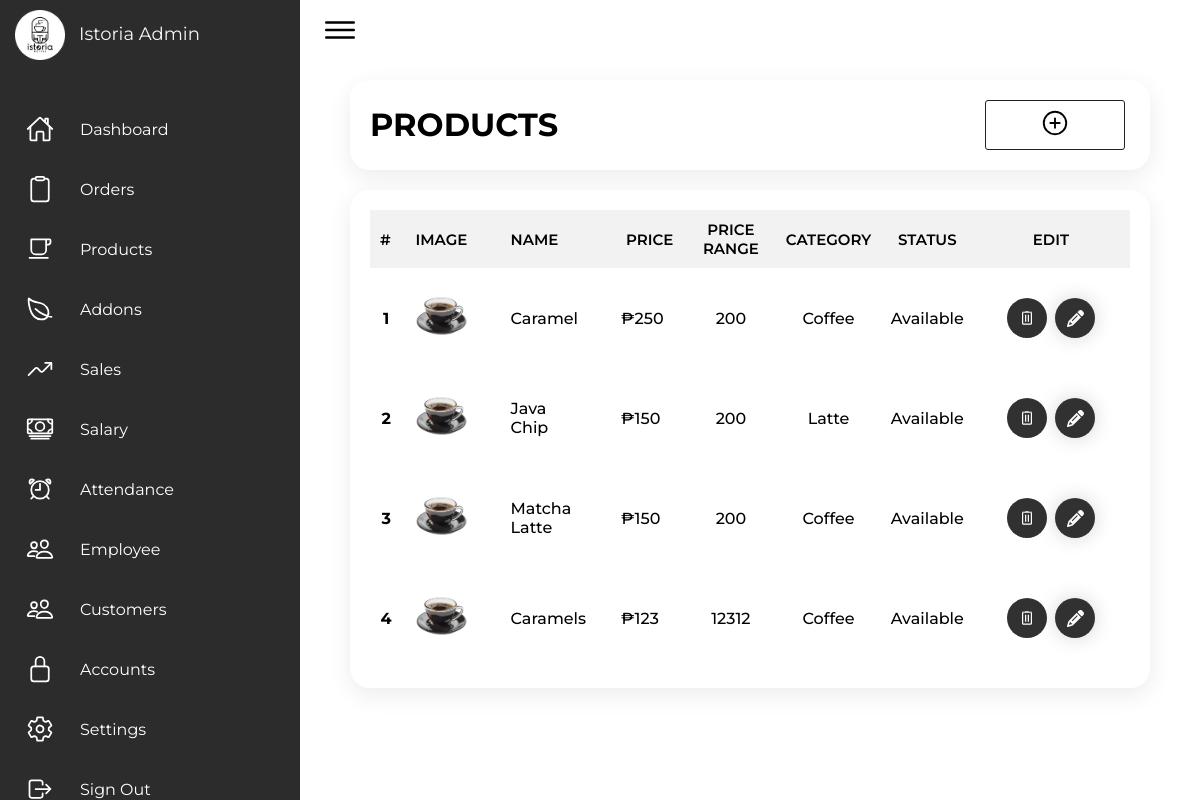
/Admin/admin_products.php (signed in), run on the app's committed database.
### tables this page shows
CREATE TABLE `products` (
  `id` int(255) NOT NULL,
  `name` varchar(25) NOT NULL,
  `price` int(255) NOT NULL,
  `price_range` varchar(255) NOT NULL,
  `image` mediumtext NOT NULL,
  `category` varchar(255) NOT NULL,
  `status` varchar(255) NOT NULL DEFAULT 'available'
);

### Admin/admin_products.php (the view, shortened to what this page needs)
<?php
  include '../connection.php';
?>
  <!DOCTYPE html>
<html lang="en">
  <head>
    <link rel="stylesheet" href="../Src/Styles/style_admin.css" />
  </head>
  <body>
    <div class="container">
      <?php include 'sidenav.php' ?>
      <div class="main">
        <div class="topbar">
          <div class="toggle">
            <ion-icon name="menu-outline"></ion-icon>
          </div>
        </div>
        <div class="container-box">
          <div class="addmenu employee-title" >
            <h1 class="titles">PRODUCTS</h1>
            <a class="addbutton" href="admin_products_add.php">
              <span class="addbtn">
              <ion-icon name="add-circle-outline"></ion-icon>
              </span>
            </a>
          </div>
        </div>
        <div class="container-box">
          <section class="products-section">
            <table class="products-table">
              <thead>
                <tr>
                  <th>#</th>
                  <th>Image</th>
                  <th>Name</th>
                  <th>Price</th>
                  <th>Price Range</th>
                  <th>Category</th>
                  <th>Status</th>
                  <th>Edit</th>
                </tr>
              </thead>
              <tbody>
              <?php
                $select_prodcuts = mysqli_query($conn, "SELECT * FROM `products` ORDER BY status ASC ") or die ('query failed');
                $count = 0;
                if(mysqli_num_rows($select_prodcuts)>0){
                    while($fetch_products = mysqli_fetch_assoc($select_prodcuts)){
                      $count++;
                ?>
                <tr>
                  <td><?php echo $count; ?></td></td>
                  <td><img src="../assets/products/<?php echo $fetch_products['image']; ?>" width="80%" /></td>
                  <td><?php echo $fetch_products['name']; ?></td>
                  <td>₱<?php echo $fetch_products['price']; ?></td>
                  <td><?php echo $fetch_products['price_range']; ?></td>
                  <td><?php echo $fetch_products['category']; ?></td>
                  <td><?php echo $fetch_products['status']; ?></td>
                  <td>
                    <form method="post" class="products-edit">
                    <a class="bin-button" name="delete" href="admin_products.php?delete=<?php echo $fetch_products['id']; ?>" class="btn delete" onclick="return confirm('Delete this product?')">
                      <svg
                        xmlns="http://www.w3.org/2000/svg"
                        fill="none"
                        viewBox="0 0 39 7"
                        class="bin-top"
                      >
                        <line
                          stroke-width="4"
                          stroke="white"
                          y2="5"
                          x2="39"
                          y1="5"
                        ></line>
                        <line
                          stroke-width="3"
                          stroke="white"
                          y2="1.5"
                          x2="26.0357"
                          y1="1.5"
                          x1="12"
                        ></line>
                      </svg>
                      </a>
                    <a href="admin_products_edit.php?edit=<?php echo $fetch_products['id']; ?>" class="edit-button" name="edit">
                      </a></form>
                  </td>
                </tr>
                <?php
                    }
                    }
                    ?>
              </tbody>
            </table>
          </section>
        </div>
      </div>
    </div>
  </body>
</html>

### Src/Styles/style_admin.css (style rules this page uses)
* { font-family: "Montserrat", sans-serif; margin: 0; padding: 0; box-sizing: border-box; }
:root { --gray: #2c2c2c; --white: #fff; --white2: #f5f5f5; --black1: #222; --black2: #999; }
.main { position: absolute; width: calc(100% - 300px); left: 300px; min-height: 100vh; transition: 0.5s; }
.topbar { width: 100%; height: 60px; display: flex; justify-content: space-between; align-items: center; padding: 0 10px; }
.toggle { position: relative; width: 60px; height: 60px; display: flex; justify-content: center; align-items: center; font-size: 2.5rem; cursor: pointer; }
.container-box { margin: 20px 50px; grid-gap: 30px; position: relative; display: grid; background: var(--white); padding: 20px; box-shadow: 0 7px 25px rgba(0, 0, 0, 0.08); border-radius: 20px; }
.products-table { width: 100%; border-collapse: collapse; }
.products-table thead { background-color: #f2f2f2; position: sticky; top: 0; }
.products-table thead tr th { text-transform: uppercase; padding: 10px 10px; font-size: 15px; font-weight: 600; text-align: start; }
.products-table { width: 100%; text-transform: capitalize; }
.products-table tbody tr td { padding: 0px 5px; font-weight: 500; }
.products-table tbody tr td:first-child { width: 50px; text-align: center; font-weight: 700; }
.products-table tbody tr td:nth-child(2), .products-table thead tr th:nth-child(2) { width: 150px; text-align: center; }
.products-table tbody tr td:nth-child(3), .products-table thead tr th:nth-child(3) { padding: 0px 30px; }
.products-table tbody tr td:nth-child(4) { width: 120px; }
.products-table tbody tr td:nth-child(5), .products-table thead tr th:nth-child(5) { width: 200px; text-align: center; }
.products-table tbody tr td:nth-child(6), .products-table thead tr th:nth-child(6) { width: 150px; text-align: center; }
.products-table tbody tr td:nth-child(7) { width: 150px; text-align: center; }
.products-table tbody tr td:nth-child(8) { width: 250px; padding: 0px 25px; }
.products-table thead tr th:nth-child(8), .products-table thead tr th:nth-child(7) { text-align: center; }
.products-edit { display: flex; justify-content: space-between; padding: 30px 10px; }
.bin-button { display: flex; flex-direction: column; align-items: center; justify-content: center; width: 40px; height: 40px; border-radius: 50%; background-color: rgb(49, 49, 49); cursor: pointer; border: var(--black1); transition-duration: 0.3s; position: relative; overflow: hidden; }
.bin-bottom { width: 10px; z-index: 2; }
.bin-top { width: 10px; transform-origin: right; transition-duration: 0.3s; z-index: 2; }
.edit-button { width: 40px; height: 40px; border-radius: 50%; background-color: rgb(49, 49, 49); border: none; font-weight: 600; display: flex; align-items: center; justify-content: center; box-shadow: 0px 0px 20px rgba(0, 0, 0, 0.164); cursor: pointer; transition-duration: 0.3s; overflow: hidden; position: relative; text-decoration: none !important; }
.edit-svgIcon { width: 17px; transition-duration: 0.3s; }
.edit-button::before { display: none; content: "Edit"; color: white; transition-duration: 0.3s; font-size: 2px; }
.addbtn { width: 140px; height: auto; float: left; transition: 0.5s linear; position: relative; display: block; overflow: hidden; padding: 7px; text-align: center; margin: 0 5px; background: transparent; text-transform: uppercase; font-weight: 700; border: 1px solid var(--black1); border-radius: 3px; }
.addbtn:before { position: absolute; content: ""; left: 0; bottom: 0; height: 4px; width: 100%; border-bottom: 4px solid transparent; border-left: 4px solid transparent; box-sizing: border-box; transform: translateX(100%); }
.addbtn:after { position: absolute; content: ""; top: 0; left: 0; width: 100%; height: 4px; border-top: 4px solid transparent; border-right: 4px solid transparent; box-sizing: border-box; transform: translateX(-100%); }
.addbtn ion-icon { font-size: 30px; }
.addbutton { color: black; text-decoration: none; cursor: pointer; outline: none; border: none; background: transparent; }
.addmenu { display: flex; justify-content: space-between; }
.employee-title { justify-content: space-between; display: flex; }
.employee-title h1 { font-weight: 700; text-transform: uppercase; padding-top: 5px; }

### data on the page
products: image (picture), name "Caramel", price "250", price_range "200", category "Coffee", status "Available"
products: image (picture), name "Java Chip", price "150", price_range "200", category "Latte", status "Available"
products: image (picture), name "Matcha Latte", price "150", price_range "200", category "Coffee", status "Available"
products: image (picture), name "Caramels", price "123", price_range "12312", category "Coffee", status "Available"
